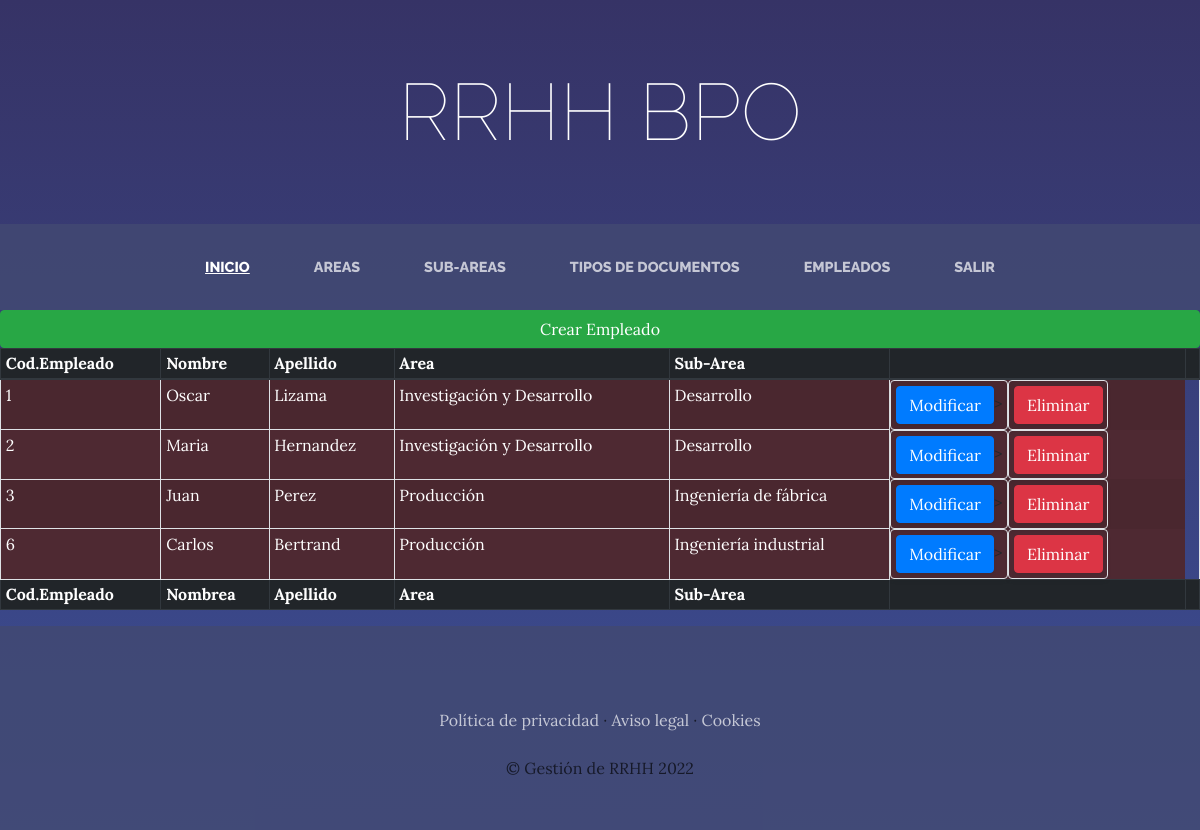
The app's page /Empleado (signed in) with its own data.
### RRHH/models.py (models this page shows, shortened)
class Empleados(models.Model):
	Empleadoid = models.IntegerField(verbose_name="Cod.Empleado")
	Empleadonom = models.CharField(max_length=50,verbose_name="Nombre")
	Empleadoape = models.CharField(max_length=50,verbose_name="Apellido")
	Areaid = models.ForeignKey(Areas, on_delete=models.RESTRICT,verbose_name="Area")
	SubArid = models.ForeignKey(SubAr, on_delete=models.RESTRICT,verbose_name="Sub-Area")
	TipoDoceid = models.ForeignKey(TipoDoce, on_delete=models.RESTRICT,verbose_name="Tipo de Documento")
	Empleadodoc = models.CharField(max_length =50,verbose_name="N°Documento")
	class Meta:
		verbose_name='Empleado'
		verbose_name_plural='Empleados'

class Areas(models.Model):
	Areaid = models.IntegerField(verbose_name="Cod.Area")
	Areanombre=models.CharField(max_length=50,verbose_name="Area")
	class Meta:
		verbose_name='Area'
		verbose_name_plural='Areas'
	def __str__(self):
		return self.Areanombre

class SubAr(models.Model):
	SubArid = models.IntegerField(verbose_name="Cod.Sub-Area")
	SubArnom = models.CharField(max_length=50,verbose_name="Sub-Area")
	Areaid = models.ForeignKey(Areas, on_delete=models.RESTRICT,verbose_name="Area")
	class Meta:
		verbose_name='Sub-Area'
		verbose_name_plural='Sub-Areas'
	def __str__(self):
		return self.SubArnom

### RRHH/views.py (the view)
# urls.py: path('Empleado',views.Empleado,name="Empleado"),
def Empleado(request):
	Empleadosl = Empleados.objects.all()
	return render(request,"RRHH/Empleados.html",{"Empleados":Empleadosl})

### RRHH/templates/RRHH/Empleados.html (shortened to what this page needs)
{% extends "RRHH/base.html" %}
{% load static%}
{% block content %}
<a href="{% url 'Empleados_c' %}" class="btn btn-block btn-primary btn-success"> Crear Empleado</a>
<table id="dtBasicExample" class="table table-striped table-bordered table-sm" cellspacing="0" width="100%">
  <thead class="thead-dark">
    <tr>
      <th class="th-sm">Cod.Empleado</th>
      <th class="th-sm">Nombre</th>
      <th class="th-sm">Apellido</th>
      <th class="th-sm">Area</th>
      <th class="th-sm">Sub-Area</th>
      <th class="th-sm"></th>
      <th class="th-sm"></th>
  </thead>
  <tbody class="tbody-col">
	{% for Empleado in Empleados %}
	<tr>
      <td class="th-sm">{{Empleado.Empleadoid}}</td>
      <td class="th-sm">{{Empleado.Empleadonom}}</td>
      <td class="th-sm">{{Empleado.Empleadoape}}</td>
      <td class="th-sm">{{Empleado.Areaid}}</td>
      <td class="th-sm">{{Empleado.SubArid}}</td>
      <td class="btn"><a href="{% url 'Empleados_u' Empleado.id%}" class="btn btn-xs btn-primary">Modificar</a>></td>
      <td class="btn"><a href="{% url 'Empleados_d' Empleado.id%}" class="btn btn-xs btn-danger">Eliminar</a></td>
    </tr>
	{% endfor %}
	  </tbody>
  <tfoot thead class="thead-dark">
    <tr>
      <th class="th-sm">Cod.Empleado</th>
      <th class="th-sm">Nombrea</th>
      <th class="th-sm">Apellido</th>
      <th class="th-sm">Area</th>
      <th class="th-sm">Sub-Area</th>
      <th class="th-sm"></th>
      <th class="th-sm"></th>
  </tfoot>
</table>
{% endblock %}

### RRHH/templates/RRHH/base.html (shortened to what this page needs)
<html>
<head>
  {% load static %}
    <link href="{% static 'RRHH/bootstrap/bootstrap/css/bootstrap.min.css' %}" rel="stylesheet">
    <link href="{% static 'RRHH/css/gestion.css' %}" rel="stylesheet">
</head>
<body>
    <h1 class="site-heading text-center text-white d-none d-lg-block">
        <span class="site-heading-lower">RRHH BPO</span>
      </h1>
 <nav class="navbar navbar-expand-lg navbar-dark py-lg-4" id="mainNav">
    <div class="container">
      <div class="collapse navbar-collapse" id="navbarResponsive">
        <ul class="navbar-nav mx-auto">
          <li class="nav-item active px-lg-4">
            <a class="nav-link text-uppercase text-expanded" href="{% url 'Inicio' %}">Inicio</a>
          </li>
          {% if user.is_authenticated %}
          <li class="nav-item px-lg-4">
            <a class="nav-link text-uppercase text-expanded" href="{% url 'Area' %}">Areas</a>
          </li>
          <li class="nav-item px-lg-4">
            <a class="nav-link text-uppercase text-expanded" href="{% url 'Sub_Area' %}">Sub-Areas</a>
          </li>
          <li class="nav-item px-lg-4">
            <a class="nav-link text-uppercase text-expanded" href="{% url 'TipoDoc' %}">Tipos de Documentos</a>
          </li>
          <li class="nav-item px-lg-4">
            <a class="nav-link text-uppercase text-expanded" href="{% url 'Empleado' %}">Empleados</a>
          </li>
          <li class="nav-item px-lg-4">
            <a class="nav-link text-uppercase text-expanded" href="{% url 'logout' %}">Salir</a>
          {% else %}
          <li class="nav-item px-lg-4">
            <a class="nav-link text-uppercase text-expanded" href="{% url 'login' %}">Login</a>
          {% endif %}
          </li>
        </ul>
      </div>
    </div>
  </nav>
{% if user.is_authenticated %}
  {% block content %}
  {% endblock %}
{% endif %}
    <footer class="footer text-faded text-center py-5">
      <div class="container">
        <p class="m-0 mbt">
        	<a href="sample.html" class="link">Política de privacidad</a> ·
        	<a href="sample.html" class="link">Aviso legal</a> ·
        	<a href="sample.html" class="link">Cookies</a>
		</p>
        <p class="m-0 mbt1">&copy; Gestión de RRHH 2022</p>
      </div>
	</footer>
</body>
</html>

### RRHH/static/RRHH/css/gestion.css (style rules this page uses)
body { font-family: 'Lora'; background: linear-gradient(rgba(54,51,102,1), rgba(60,78,148,1)); background-attachment: fixed; background-position: center; background-size: cover; }
h1, h2, h3, h4, h5, h6 { font-family: 'Raleway'; }
p { line-height: 1.75; }
.text-faded { color: rgba(0, 0, 0,0.65); }
.site-heading { margin-top: 5rem; margin-bottom: 5rem; text-transform: uppercase; line-height: 1; font-family: 'Raleway'; }
.site-heading .site-heading-lower { font-size: 5rem; font-weight: 100; line-height: 4rem; }
#mainNav { background-color: rgba(66, 73, 114,0.85); font-family: 'Raleway'; }
#mainNav .navbar-nav .nav-item .nav-link { color: rgba(255, 255, 255, 0.7); font-weight: 800; }
#mainNav .navbar-nav .nav-item.active .nav-link { color: #ffffff; text-decoration: underline; }
@media (min-width: 992px) { #mainNav .navbar-nav .nav-item .nav-link { font-size: 0.9rem; } }
.table { text-decoration-color:white; }
.th-sm { color:white; }
.tbody-col { background-color: rgba(78, 41, 50, 1); }
.footer { background-color: rgba(66, 73, 114,0.85); }
.btn { box-shadow: 0px 3px 3px 0px rgba(33, 37, 41, 0.1); }
.mbt { padding-top: 2rem; }
.mbt1 { padding-top: 1.25rem; }
a.link { color: rgba(255, 255, 255, 0.7); }

### records on screen
Empleados: Empleadoid "1", Empleadonom "Oscar", Empleadoape "Lizama", Areaid "Investigación y Desarrollo", SubArid "Desarrollo"
Empleados: Empleadoid "2", Empleadonom "Maria", Empleadoape "Hernandez", Areaid "Investigación y Desarrollo", SubArid "Desarrollo"
Empleados: Empleadoid "3", Empleadonom "Juan", Empleadoape "Perez", Areaid "Producción", SubArid "Ingeniería de fábrica"
Empleados: Empleadoid "6", Empleadonom "Carlos", Empleadoape "Bertrand", Areaid "Producción", SubArid "Ingeniería industrial"
